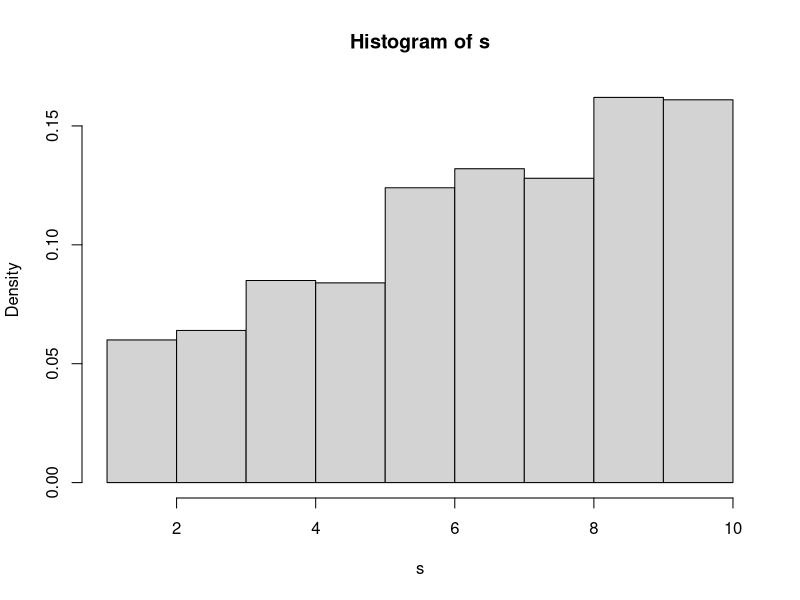
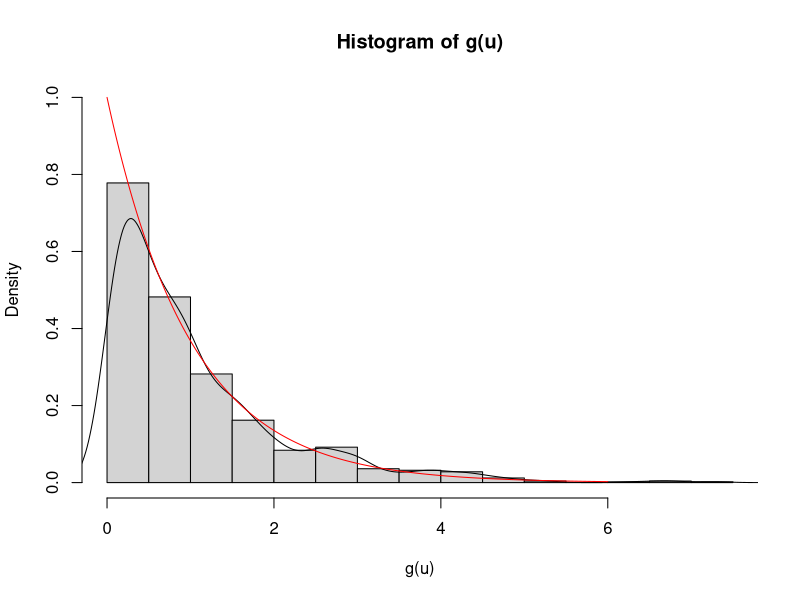

Recreate these plots in R, in order.
# sampling from a discrete distribution
p.true <- (1:10)/55
mu.true <- sum((1:10)*p.true)

s<-sample(1:10,1000,replace=T,prob=p.true)
hist(s,prob=T)
mean(s)

# simulation for exp(1)
set.seed(1234)
B <- 1000
u <- runif(B)
g <- function(y){
	x = - log(1-y)
	return(x)
}
# plot the simulated data
hist(g(u),prob=T,ylim=c(0,1))
fit=density(g(u))
lines(fit) # impose the nonparametric density estimate
tmp = seq(0,6,length=1000)
lines(tmp,dexp(tmp),col="red") # impose the true density
mean(g(u)) # sample mean; and the true mean should be 1